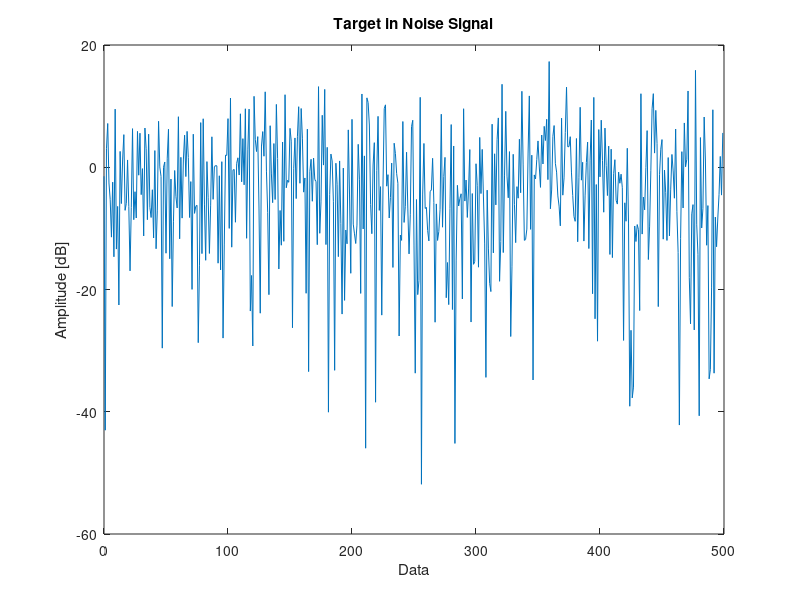

MATLAB code for this plot:
%% File information
% Written by M. Y. Martin (MRTMOG014)
% EEE4022S (2018)
% Target_Gaussian.m: Generate simulated target in Gaussian noise

%% Produce a target in Gaussian noise
% Produce Gaussian noise
D = 500;                                % Data set size
I = randn(1,D);                         % In-phase component
Q = randn(1,D);                         % Quadrature component
GaussianNoise = (I + 1i.*Q)/sqrt(2);	% Produce 1xD matrix of Gaussian noise

% Produce a Gaussian target
SNR_dB = 20;							% SNR in dB
SNR = 10^(SNR_dB/10);					% SNR linear
Target = sqrt(SNR).*(randn(1,1) + 1i.*randn(1,1))/sqrt(2);	% Target data

% Insert target at centre of data
signal = real(GaussianNoise).^2 + imag(GaussianNoise).^2;
signal(D/2) = signal(D/2) + real(Target).^2 + imag(Target).^2;

% Plot data (dB)
figure;
n = 0:(D - 1);
plot(n,20*log10(signal));
hold on;
xlabel('Data');
ylabel('Amplitude [dB]');
title('Target in Noise Signal');
SNR_dB = 20;							% SNR in dB
SNR = 10^(SNR_dB/10);                   % SNR linear
Target = sqrt(SNR).*(randn(1,1) + 1i.*randn(1,1))/sqrt(2);	% Target data